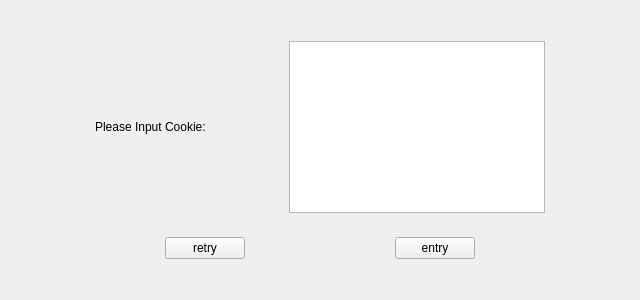
<?xml version="1.0" encoding="UTF-8"?>
<ui version="4.0">
 <class>Form</class>
 <widget class="QWidget" name="Form">
  <property name="geometry">
   <rect>
    <x>0</x>
    <y>0</y>
    <width>640</width>
    <height>300</height>
   </rect>
  </property>
  <property name="minimumSize">
   <size>
    <width>640</width>
    <height>300</height>
   </size>
  </property>
  <property name="maximumSize">
   <size>
    <width>640</width>
    <height>300</height>
   </size>
  </property>
  <property name="windowTitle">
   <string>DingTalk Document Scrapy</string>
  </property>
  <property name="windowIcon">
   <iconset resource="../picture/pic.qrc">
    <normaloff>:/DingTalk.ico</normaloff>:/DingTalk.ico</iconset>
  </property>
  <layout class="QVBoxLayout" name="verticalLayout">
   <item>
    <spacer name="verticalSpacer">
     <property name="orientation">
      <enum>Qt::Vertical</enum>
     </property>
     <property name="sizeHint" stdset="0">
      <size>
       <width>20</width>
       <height>40</height>
      </size>
     </property>
    </spacer>
   </item>
   <item>
    <widget class="QWidget" name="widget" native="true">
     <layout class="QHBoxLayout" name="horizontalLayout">
      <item>
       <spacer name="horizontalSpacer">
        <property name="orientation">
         <enum>Qt::Horizontal</enum>
        </property>
        <property name="sizeHint" stdset="0">
         <size>
          <width>40</width>
          <height>20</height>
         </size>
        </property>
       </spacer>
      </item>
      <item>
       <widget class="QLabel" name="label">
        <property name="text">
         <string>Please Input Cookie: </string>
        </property>
       </widget>
      </item>
      <item>
       <spacer name="horizontalSpacer_2">
        <property name="orientation">
         <enum>Qt::Horizontal</enum>
        </property>
        <property name="sizeHint" stdset="0">
         <size>
          <width>40</width>
          <height>20</height>
         </size>
        </property>
       </spacer>
      </item>
      <item>
       <widget class="QTextEdit" name="cookie_info"/>
      </item>
      <item>
       <spacer name="horizontalSpacer_3">
        <property name="orientation">
         <enum>Qt::Horizontal</enum>
        </property>
        <property name="sizeHint" stdset="0">
         <size>
          <width>40</width>
          <height>20</height>
         </size>
        </property>
       </spacer>
      </item>
     </layout>
    </widget>
   </item>
   <item>
    <widget class="QWidget" name="widget_2" native="true">
     <layout class="QHBoxLayout" name="horizontalLayout_2">
      <item>
       <spacer name="horizontalSpacer_4">
        <property name="orientation">
         <enum>Qt::Horizontal</enum>
        </property>
        <property name="sizeHint" stdset="0">
         <size>
          <width>40</width>
          <height>20</height>
         </size>
        </property>
       </spacer>
      </item>
      <item>
       <widget class="QPushButton" name="retry">
        <property name="text">
         <string>retry</string>
        </property>
       </widget>
      </item>
      <item>
       <spacer name="horizontalSpacer_5">
        <property name="orientation">
         <enum>Qt::Horizontal</enum>
        </property>
        <property name="sizeHint" stdset="0">
         <size>
          <width>40</width>
          <height>20</height>
         </size>
        </property>
       </spacer>
      </item>
      <item>
       <widget class="QPushButton" name="entry">
        <property name="text">
         <string>entry</string>
        </property>
       </widget>
      </item>
      <item>
       <spacer name="horizontalSpacer_6">
        <property name="orientation">
         <enum>Qt::Horizontal</enum>
        </property>
        <property name="sizeHint" stdset="0">
         <size>
          <width>40</width>
          <height>20</height>
         </size>
        </property>
       </spacer>
      </item>
     </layout>
    </widget>
   </item>
   <item>
    <spacer name="verticalSpacer_2">
     <property name="orientation">
      <enum>Qt::Vertical</enum>
     </property>
     <property name="sizeHint" stdset="0">
      <size>
       <width>20</width>
       <height>40</height>
      </size>
     </property>
    </spacer>
   </item>
  </layout>
 </widget>
 <resources>
  <include location="../picture/pic.qrc"/>
 </resources>
 <connections/>
</ui>
